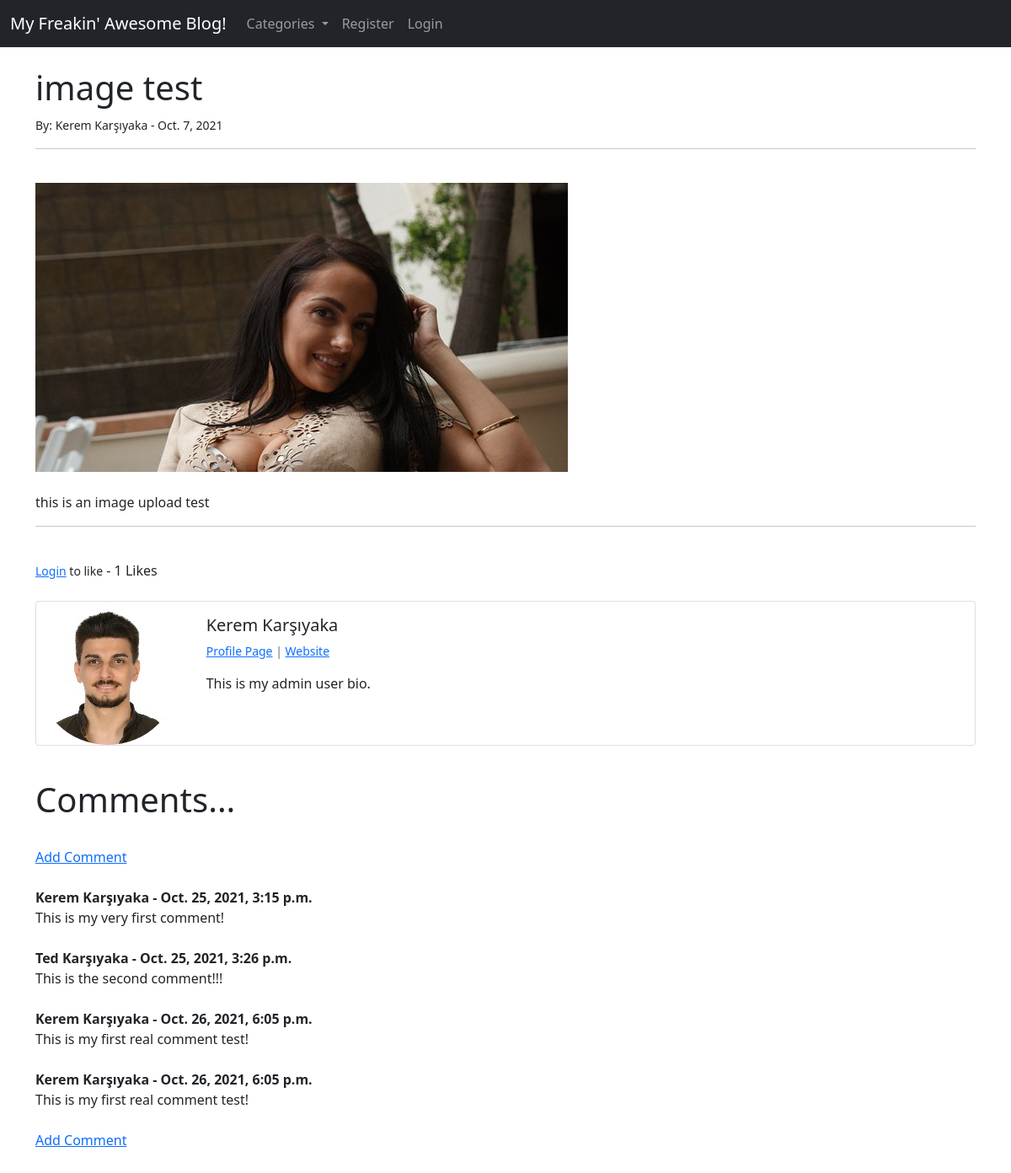
Page /article/12 on the committed database.
### theblog/models.py (models this page shows, shortened)
class Post(models.Model):
	title = models.CharField(max_length=255)
	header_image = models.ImageField(null=True, blank=True, upload_to="images/")
	title_tag = models.CharField(max_length=255)
	author = models.ForeignKey(User, on_delete=models.CASCADE)
	body = RichTextField(blank=True, null=True)
	post_date = models.DateField(auto_now_add=True)
	category = models.CharField(max_length=255, default='coding')
	snippet = models.CharField(max_length=255)
	likes = models.ManyToManyField(User, related_name='blog_posts')
	def total_likes(self):
		return self.likes.count()

class Profile(models.Model):
	user = models.OneToOneField(User, null=True, on_delete=models.CASCADE)
	bio = models.TextField()
	profile_pic = models.ImageField(null=True, blank=True, upload_to="images/profile/")
	website_url = models.CharField(max_length=255, null=True, blank=True)
	facebook_url = models.CharField(max_length=255, null=True, blank=True)
	twitter_url = models.CharField(max_length=255, null=True, blank=True)
	instagram_url = models.CharField(max_length=255, null=True, blank=True)
	pinterest_url = models.CharField(max_length=255, null=True, blank=True)

class Comment(models.Model):
	post = models.ForeignKey(Post, related_name="comments", on_delete=models.CASCADE)
	name = models.CharField(max_length=255)
	body = models.TextField()
	date_added = models.DateTimeField(auto_now_add=True)

### theblog/views.py (the view)
# urls.py: path('article/<int:pk>', ArticleDetailView.as_view(), name="article-detail"),
class ArticleDetailView(DetailView):
	model = Post
	template_name = 'article_details.html'
	def get_context_data(self, *args, **kwargs):
		cat_menu = Category.objects.all()
		context = super(ArticleDetailView, self).get_context_data(*args, **kwargs)
		stuff = get_object_or_404(Post, id=self.kwargs['pk'])
		total_likes = stuff.total_likes()
		liked = False
		if stuff.likes.filter(id=self.request.user.id).exists():
			liked = True
		context["cat_menu"] = cat_menu
		context["total_likes"] = total_likes
		context["liked"] = liked
		return context

### theblog/models.py (called while the page is built)
	def __str__(self):
		return self.name

### theblog/templates/article_details.html (shortened to what this page needs)
{% extends 'base.html' %}
{% load static %}
{% block content %}
<h1>{{ post.title }}</h1>
<small>By:
	{{ post.author.first_name }}
	{{ post.author.last_name }} -
	{{ post.post_date}}
</small><br/>
<hr>
<br/>
{% if post.header_image %}
	<img src="{{ post.header_image.url }}">
{% endif %}
<br><br>
{{ post.body|safe }}
<hr>
<br>
<form action=" {% url 'like_post' post.pk %} " method="POST">
{% if user.is_authenticated %}
	{% if liked %}
		<button type="submit", name="post_id", value=" {{ post.id }}", class="btn btn-danger btn-sm">Unlike</button>
	{% else %}
		<button type="submit", name="post_id", value=" {{ post.id }}", class="btn btn-primary btn-sm">Like</button>
	{% endif %}
{% else %}
<small><a href=" {% url 'login' %} ">Login</a> to like</small>
{% endif %}
	- {{ total_likes }} Likes
</form>
<br>
<div class="card mb-3">
  <div class="row g-0">
    <div class="col-md-2">
{% if post.author.profile.profile_pic %}
      <img src="{{ post.author.profile.profile_pic.url }}" class="img-fluid rounded-circle">
{% else %}
			<img src="{% static 'theblog/images/default_pp.jpg' %}" class="img-fluid rounded-circle">
{% endif %}
    </div>
    <div class="col-md-10">
      <div class="card-body">
        <h5 class="card-title">
		      {{ post.author.first_name }}
			    {{ post.author.last_name }}
				</h5>
		<p class="small text-muted">
			<a href=" {% url 'show_profile_page' post.author.profile.id %} ">Profile Page</a>
			{% if post.author.profile.website_url %}
				| <a href="{{ post.author.profile.website_url }}"> Website</a>
			{% endif %}
		</p>
        <p class="card-text">
        	{{ post.author.profile.bio }}
        </p>
      </div>
    </div>
  </div>
</div>
<br>
<h1>Comments...</h1>
<br>
{% if not post.comments.all %}
	No Comments Yet...<a href="{% url 'add_comment' post.pk %}">Add One</a>
{% else %}
<a href="{% url 'add_comment' post.pk %}">Add Comment</a>
<br><br>
	{% for comment in post.comments.all %}
		<strong>
			{{ comment.name }} -
			{{ comment.date_added }}
		</strong>
		<br>
		{{ comment.body }}
		<br><br>
	{% endfor %}
	<a href="{% url 'add_comment' post.pk %}">Add Comment</a>
{% endif %}
<br>
<br><br>
{% endblock %}

### theblog/templates/base.html (shortened to what this page needs)
<!doctype html>
<html lang="en">
  <head>
    <link href="https://cdn.jsdelivr.net/npm/bootstrap@5.1.0/dist/css/bootstrap.min.css" rel="stylesheet">
  </head>
  <body>
    <nav class="navbar navbar-expand-lg navbar-dark bg-dark">
  <div class="container-fluid">
    <a class="navbar-brand" href=" {% url 'home' %} ">My Freakin' Awesome Blog!</a>
    <div class="collapse navbar-collapse" id="navbarSupportedContent">
      <ul class="navbar-nav me-auto mb-2 mb-lg-0">
        {% if cat_menu %}
        <li class="nav-item dropdown">
          <a class="nav-link dropdown-toggle" href="#" id="navbarDropdown" role="button" data-bs-toggle="dropdown" aria-expanded="false">
            Categories
          </a>
        </li>
         {% else %}
            <li class="nav-item">
              <a class="nav-link" href=" {% url 'category-list' %} ">Categories</a>
            </li>
         {% endif %}
        {% if user.is_authenticated %}
          <li class="nav-item">
            <a class="nav-link" href=" {% url 'add_post' %} ">Add Post</a>
          </li>
          <li class="nav-item">
            <a class="nav-link" href=" {% url 'add_category' %} ">Add Category</a>
          </li>
        {% else %}
          <li class="nav-item">
            <a class="nav-link" href=" {% url 'register' %} ">Register</a>
          </li>
          <li class="nav-item">
            <a class="nav-link" href=" {% url 'login' %} ">Login</a>
          </li>
        {% endif %}
      </ul>
    </div>
  </div>
</nav>
    <br>
    <div class="container" >
      {% block content %}
      {% endblock %}
    </div>
  </body>
</html>

### rows in the picture
Post: title "image test", author.first_name "Kerem", author.last_name "Karşıyaka", post_date "Oct. 7, 2021", header_image (picture), body "this is an image upload test", author.profile.profile_pic (picture), author.profile.bio "This is my admin user bio."
Comment: name "Kerem Karşıyaka", date_added "Oct. 25, 2021, 3:15 p.m.", body "This is my very first comment!"
Comment: name "Ted Karşıyaka", date_added "Oct. 25, 2021, 3:26 p.m.", body "This is the second comment!!!"
Comment: name "Kerem Karşıyaka", date_added "Oct. 26, 2021, 6:05 p.m.", body "This is my first real comment test!"
Comment: name "Kerem Karşıyaka", date_added "Oct. 26, 2021, 6:05 p.m.", body "This is my first real comment test!"

### other values in the picture
{{ total_likes }} "1"
